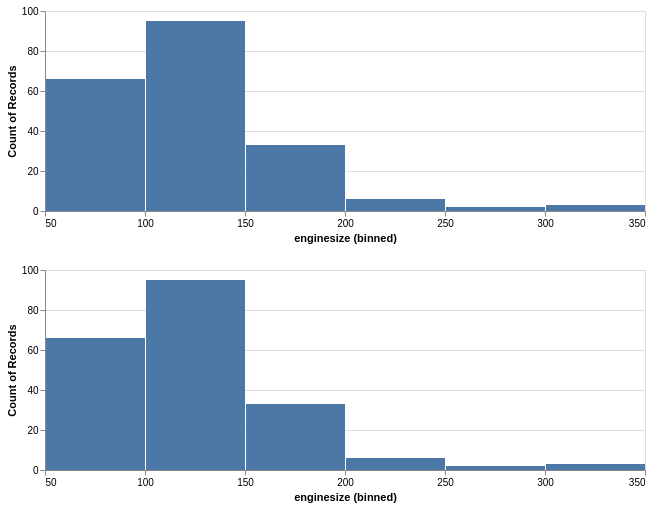

This figure's notebook cell:
### Code cell
alt.vconcat(
    base.encode(
        alt.X('enginesize:Q',
              bin=alt.BinParams(maxbins=10, extent=brush),
              scale=alt.Scale(domain=brush)),
    ),
    base.encode(
        alt.X('enginesize:Q', bin=True),
    ).add_params(brush)
)

### Figure 1 — Vega-Lite specification as saved in the notebook (floating-point values rounded to 4 significant figures; data arrays with more than 128 entries replaced by an {"elided": "..."} marker saying what was removed)
{"config": {"view": {"continuousWidth": 300, "continuousHeight": 300}}, "vconcat": [{"mark": {"type": "bar"}, "encoding": {"x": {"bin": {"extent": {"param": "param_c97a99acfc68b794"}, "maxbins": 10}, "field": "enginesize", "scale": {"domain": {"param": "param_c97a99acfc68b794"}}, "type": "quantitative"}, "y": {"aggregate": "count", "type": "quantitative"}}, "height": 200, "width": 600}, {"mark": {"type": "bar"}, "encoding": {"x": {"bin": true, "field": "enginesize", "type": "quantitative"}, "y": {"aggregate": "count", "type": "quantitative"}}, "height": 200, "name": "view_96992212b8d21e44_1", "width": 600}], "data": {"name": "data-1bed9fbf2600d9190696f48c3511329a"}, "params": [{"name": "param_c97a99acfc68b794", "select": {"type": "interval", "encodings": ["x"]}, "views": ["view_96992212b8d21e44_1"]}], "$schema": "https://vega.github.io/schema/vega-lite/v6.1.0.json", "datasets": {"data-1bed9fbf2600d9190696f48c3511329a": {"elided": "205 records"}}}
